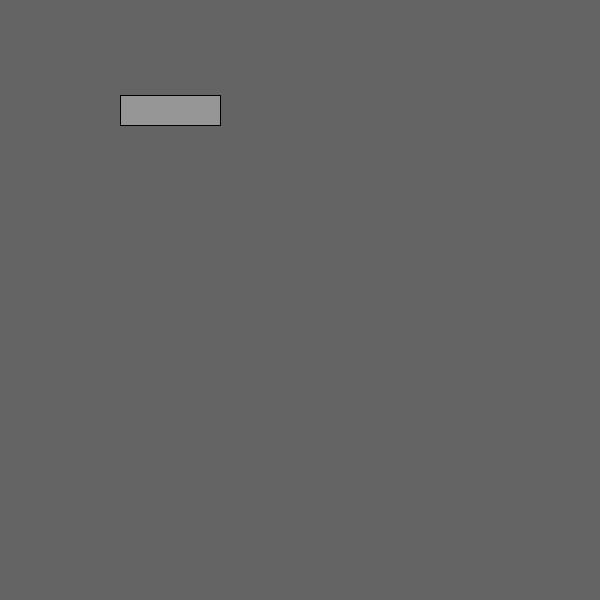
Frame 1 (no input)
Frame 60 (the mouse pressed at the canvas centre just before this capture): identical to frame 1, image omitted
Frame 120 (the mouse held since frame 60 and released just before this capture): identical to frame 1, image omitted

The Processing sketch that drew this single still picture (run headless with seeded random() and noise(); from frame 60 on, the mouse is pressed at the canvas centre):

// Processing sketch: HW_week11_pt1
// ── HW_week11_pt1.pde
// this sketch creates a Button class that changes a 'pressed' boolean
// from false to true, and vice versa, when clicked on. pressing once
// is all that's needed to change the state. 

// create a different Button class that also has a 'pressed' boolean, 
// but unlike the other Button, the mouse needs to be held on the button
// in order to set it to true. releasing the mouse button or moving it off
// the button returns the boolean to false.

// finally, check in the sketch for the state of the buttons (see the 
// getButtonStatus() method for an example of how to access their state
// and create some kind of visual effect whenever the buttons are active. 


Button button;

void setup() {
  size(600, 600);
  button = new Button(120, 95, 100, 30);

  generators = new ArrayList<Generator>();
}

void draw() {
  background(100);
  button.display();
}

void mousePressed() {
  button.checkPressed();
}

class Button {
  boolean pressed;
  float x, y;
  float w, h;

  Button(float x, float y, float w, float h) {
    this.x = x;
    this.y = y;
    this.w = w;
    this.h = h;
  }

  void checkPressed() {
    if (mouseX > x && mouseX < x + w && mouseY > y && mouseY < y + h) {
      pressed = !pressed;
    }
  }

  void display() {
    if (pressed) {
      for (int i = 0; i < generators.size(); i++) {
        Generator g = generators.get(i);
        g.addParticles();
        g.drawParticles();
      }
      generators.add(new Generator(mouseX, mouseY));

      fill(240);
    } else {
      fill(150);
    }
    rect(x, y, w, h);
  }

  boolean getButtonStatus() {
    return pressed;
  }
}

// ── generator.pde
ArrayList<Generator> generators;

class Particle {
  float posX;
  float posY;
  float velX;
  float velY;
  float life;
  float alpha;
  float r;
  float g;


  Particle(float posX, float posY) {
    this.posX = posX;
    this.posY = posY;
    this.velX = random(-3, 3);
    this.velY = random(-20, 1.5);
    life = 55;
    alpha = 255;
  }

  void display() {
    noStroke();

    fill(255, map(life,50,10,70,230), 30, map(life,50,0,230,0));
    ellipse(this.posX, this.posY, life, life);
  }

  void update() {
    life-=1.5;
    alpha-= 8;
    r--;
    g--;
    this.posX += this.velX;
    this.posY += this.velY;

    // check if it goes off
    if (this.posX > width || this.posX < 0) {
      this.velX *= -1;
      this.velY *= -1;
    }
  }
}

class Generator {
  ArrayList<Particle> particles;
  float posX;
  float posY;
  float rate; 

  Generator(float posX, float posY) {
    this.posX = posX;
    this.posY = posY;
    particles = new ArrayList<Particle>();
  }

  void addParticles() {
    particles.add(new Particle(this.posX, this.posY));
  }

  void drawParticles() {
    for (int i = 0; i < particles.size(); i++) {
      Particle b = particles.get(i);
      b.update();
      b.display();
    } 

    for (int i = particles.size() - 1; i >= 0; i--) {
      Particle p = particles.get(i);
      if (p.life < 0) {
        particles.remove(i);
      }
    }
  }
}
